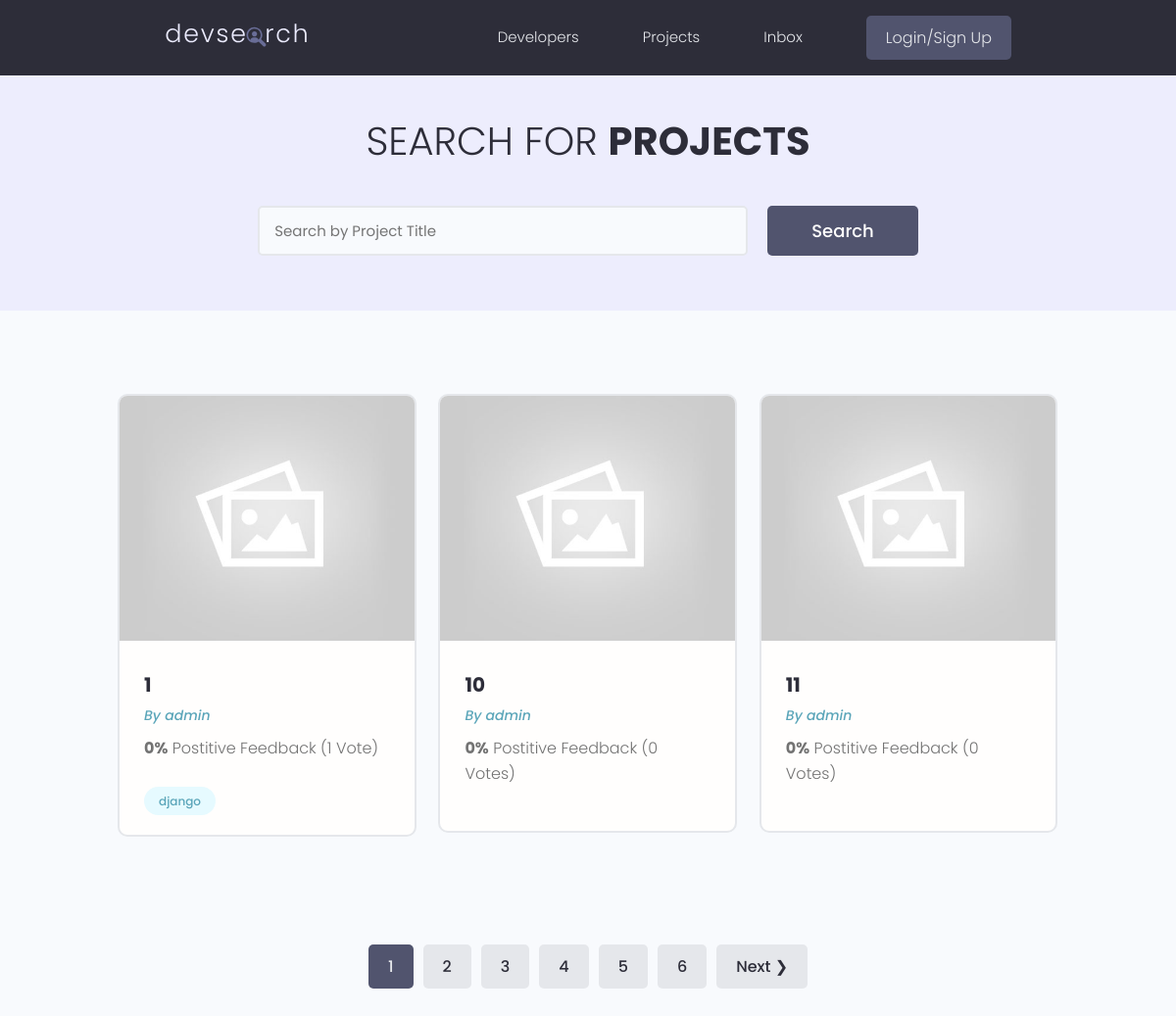
The page /projects/ on the database as committed earlier.
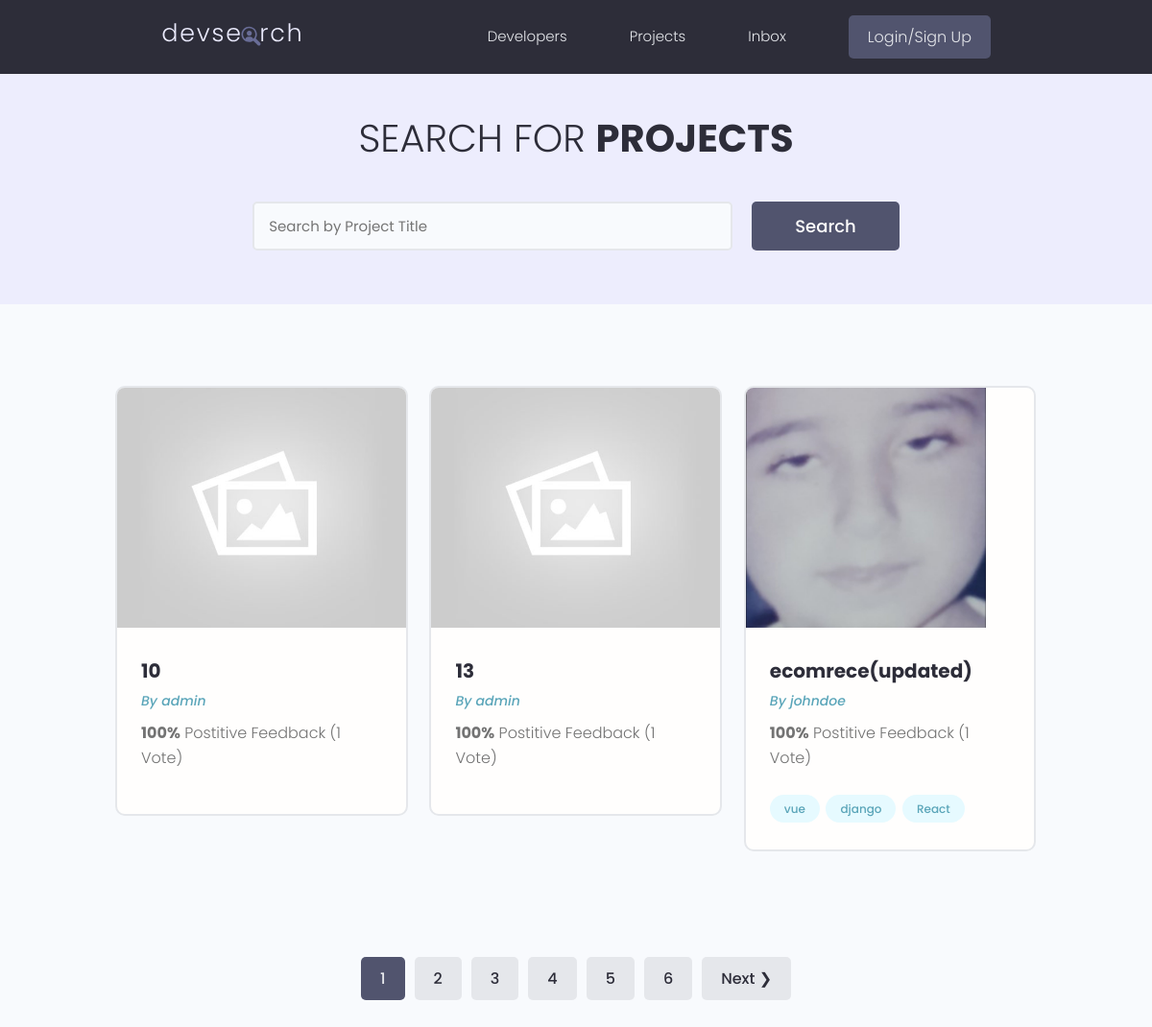
The same page on the database as committed later.
### projects/models.py (models this page shows, shortened)
class Project(models.Model):
    id = models.UUIDField(default=uuid.uuid4, unique=True, primary_key=True, editable=False)
    owner = models.ForeignKey(Profile, null=True, blank=True, on_delete=models.SET_NULL)
    title = models.CharField(max_length=2000)
    description = models.TextField(null=True, blank=True)
    image = models.ImageField(default="default.jpg")
    tags = models.ManyToManyField('Tag', blank=True)
    demo_link = models.URLField(max_length=2000, null=True, blank=True)
    source_link = models.URLField(max_length=2000, null=True, blank=True)
    vote_total = models.IntegerField(default=0, null=True, blank=True)
    vote_ratio = models.IntegerField(default=0, null=True, blank=True)
    created = models.DateTimeField(auto_now_add=True)
    class Meta:
        ordering = ["-vote_ratio", "-vote_total", "title"]

class Tag(models.Model):
    id = models.UUIDField(default=uuid.uuid4, unique=True, primary_key=True, editable=False)
    name = models.CharField(max_length=300)
    created = models.DateTimeField(auto_now_add=True)
    def __str__(self):
        return self.name

### users/models.py (models this page shows)
class Profile(models.Model):
    id = models.UUIDField(default=uuid.uuid4, unique=True,
                            primary_key=True, editable=False)
    user = models.OneToOneField(
        User, null=True, blank=True, on_delete=models.CASCADE)
    name = models.CharField(max_length=200, null=True, blank=True)
    user_name = models.CharField(max_length=200, null=True, blank=True)
    email = models.EmailField(null=True, blank=True)
    headline = models.CharField(max_length=800, null=True, blank=True)
    bio = models.TextField(null=True, blank=True)
    location = models.CharField(max_length=200, null=True, blank=True)
    profile_image = models.ImageField(
        null=True, blank=True, upload_to="profiles/", default="profiles/user-default.png")
    social_github = models.URLField(max_length=200, null=True, blank=True)
    social_twitter = models.URLField(max_length=200, null=True, blank=True)
    social_linkedin = models.URLField(max_length=200, null=True, blank=True)
    social_youtube = models.URLField(max_length=200, null=True, blank=True)
    social_website = models.URLField(max_length=200, null=True, blank=True)
    created = models.DateTimeField(auto_now_add=True)
    def __str__(self):
        return str(self.user.username)
    class Meta:
        ordering = ["created"]

### projects/views.py (the view)
# urls.py: path('projects/', include("projects.urls")),
def projects(request):
    search_query, projects = searchProjects(request)
    try:
        pages, projects = paginateProjects(request, search_query, projects)
    except Exception as error:
        return error.args[0]
    context = {
        "projects": projects,
        "search_query": search_query,
        "pages": pages
    }
    return render(request, 'projects/projects.html', context)

### projects/utils.py (called while the page is built)
def searchProjects(request) -> tuple[str, list]:
    search_query = ""
    if request.GET.get("search_query"):
        search_query = request.GET.get("search_query")
    tags = Tag.objects.filter(name__icontains=search_query)
    projects = Project.objects.filter(Q(title__icontains=search_query) |
                                        Q(owner__user_name__icontains=search_query) |
                                        Q(tags__in=tags)).distinct()
    return search_query, projects

### projects/templates/projects/projects.html (shortened to what this page needs)
{% extends 'main.html' %} {% block content %}
<main class="projects">
    <section class="hero-section text-center">
        <div class="container container--narrow">
            <div class="hero-section__box">
                <h2>Search for <span>Projects</span></h2>
            </div>
            <div class="hero-section__search">
                <form id="search-form" class="form" action="{% url 'projects' %}" method="get">
                    <div class="form__field">
                        <input class="input input--text" id="formInput#search" type="text" name="search_query"
                            placeholder="Search by Project Title" value="{{ search_query }}"/>
                    </div>
                    <input class="btn btn--sub btn--lg" type="submit" value="Search" />
                </form>
            </div>
        </div>
    </section>
    <section class="projectsList">
        <div class="container">
            <div class="grid grid--three">
                {% for project in projects %}
                <div class="column">
                    <div class="card project">
                        <a href="{% url 'project' project.id %}" class="project">
                            <img class="project__thumbnail" src="{{project.image.url}}" alt="project thumbnail" />
                            <div class="card__body">
                                <h3 class="project__title">{{project.title}}</h3>
                                <p><a class="project__author" href="{% url 'user-profile' project.owner.id %}">By {{project.owner}}</a></p>
                                <p class="project--rating">
                                    <span style="font-weight: bold;">{{project.vote_ratio}}%</span> Postitive
                                    Feedback ({{project.vote_total}} Vote{{project.vote_total|pluralize}})
                                </p>
                                <div class="project__tags">
                                    {% for tag in project.tags.all %}
                                    <span class="tag tag--pill tag--main">
                                        <small>{{tag}}</small>
                                    </span>
                                    {% endfor %}
                                </div>
                            </div>
                        </a>
                    </div>
                </div>
                {% endfor %}
            </div>
        </div>
    </section>
    {% include 'pagination.html' with queryset=projects pages=pages %}
</main>
{% endblock content %}

Rows that differ between the two databases and show on the page:
no longer on this page (row unchanged): Project: image (placeholder picture), title "1", owner "admin", vote_ratio "0", vote_total "1", Tag (name "django")
no longer on this page (row unchanged): Project: image (placeholder picture), title "11", owner "admin", vote_ratio "0", vote_total "0"
changed Project (number 1 of 3 on the later page): vote_ratio "0" → "100"; vote_total "0" → "1"
now on this page (row edited): Project: image (placeholder picture), title "13", owner "admin", vote_ratio "100", vote_total "1"
now on this page (row edited): Project: image (picture), title "ecomrece(updated)", owner "johndoe", vote_ratio "100", vote_total "1", Tag (name "django")
now on this page (row unchanged): Tag: name "vue", shown under "ecomrece(updated)"
now on this page (row unchanged): Tag: name "React", shown under "ecomrece(updated)"
